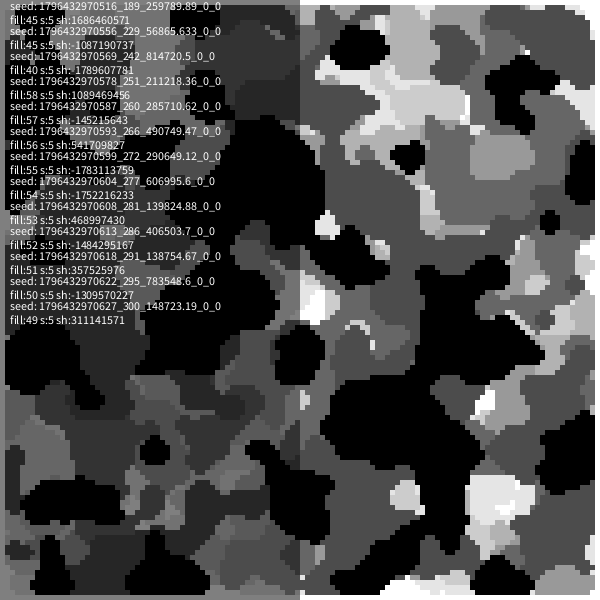
Frame 1 (no input)
Frame 60 (the mouse pressed at the canvas centre just before this capture): identical to frame 1, image omitted
Frame 120 (the mouse held since frame 60 and released just before this capture): identical to frame 1, image omitted

The Processing sketch that drew this single still picture (run headless with seeded random() and noise(); from frame 60 on, the mouse is pressed at the canvas centre):

// Processing sketch: marching_squares
// ── marching_squares.pde

import java.util.*;
int res = 5;
ArrayList<MapGen> maps;
int numberOfMaps = 10;
float numColours = 10;
int threshhold = 4;
void setup() {
  size(600, 600);
  
  fillMapArray();
  //noLoop();
}
void fillMapArray() {
  maps = new ArrayList<MapGen>();
  MapGen mapp = new MapGen("a", 45, width/res, height/res, 5, true);
  mapp.generate();
  maps.add(mapp);
  mapp = new MapGen("b", 45, width/res, height/res, 5, true);
  mapp.generate();
  maps.add(mapp);
  
  mapp = new MapGen("c", 40, width/res, height/res, 5, true);
  mapp.generate();
  maps.add(mapp);
  
  for (int i = 0; i < numberOfMaps; i += 1) {
    MapGen map = new MapGen("hello", 58 - i, width/res, height/res, 5, true);
    map.generate();
    maps.add(map);
  }
}


void draw() {
  background(0);

  for (int i = 0; i < maps.size(); i += 1) {

    maps.get(i).draw();
  }
  loadPixels();
  
  for (int x = 0; x < width; x += 1) {
    //println("\n" + x);
    for (int y = 0; y < height; y += 1) {
      //print(red(pixels[x + y * width]) + " ");
      pixels[x + y * width] = getColour(pixels[x + y * width]);
      //print(red(pixels[x + y * width]) + " ");
    }
  }
  updatePixels();
  
  fill(0,128);
  rect(0,0,width/2,height);
  int x = 10;
  int y = 10;
  fill(255);
  for (MapGen gm : maps) {
    text(gm.toString(),x,y); 
    y += 25;
  }
  //map.generate();
  //map.draw();
}

color getColour(color c) {
  
  float r = red(c);
  
  r = round(r / (255.0/numColours)) * 255.0/numColours;
  
  return color(r);
  
  
}



void mouseReleased() {
  if (mouseButton == LEFT) {
    fillMapArray();
  }
}

// ── MapGen.pde
class MapGen {
  //0 - 100
  private int[][] map;
  private int[][] holdMap;
  int fillPercent;
  int w, h;
  String seed;
  boolean useRandomSeed = false;
  int smoothing;

  String toString() {
    return "seed: " + seed + "\nfill:" + fillPercent + " s:" + smoothing + " sh:" + seed.hashCode();
  }

  MapGen(String seed, int fillPercent, int w, int h, int smoothing, boolean useRandom) {
    this.fillPercent = fillPercent;
    this.w = w;
    this.h = h;
    this.seed = seed;
    this.smoothing = smoothing;

    this.useRandomSeed = useRandom;

    if (useRandomSeed) {


      setRandomSeed();
    }
  }

  void setRandomSeed() {
    if (useRandomSeed) {
      seed = new Date().getTime() + "_" + millis() + "_" + random(0, 1000000) + "_" + mouseX + "_" + mouseY;
    }
  }

  void generate() {
    setRandomSeed();
    map = new int[w][h];
    holdMap = new int[w][h];
    randomSeed(seed.hashCode());
    noiseSeed(seed.hashCode());

    for (int x = 0; x < map.length; x += 1) {
      float xf = float(x) * 0.1;
      for (int y = 0; y < map[x].length; y += 1) {
        float yf = float(y) * 0.1;
        if (x == 0 || x == w -1 || y == 0 || y == h - 1) {
          map[x][y] = 1;
        } else {
          
          //map[x][y] = floor(random(0, 100)) < fillPercent ? 1 : 0;
          float f = noise(xf, yf);
          map[x][y] = floor(f * 100.0) < fillPercent ? 1 : 0;
        }
      }
    }
    smoothMap();
  }

  void smoothMap() {
    //for (int x = 0; x < map.length; x += 1) {
    //  for (int y = 0; y < map[x].length; y += 1) {
    //    holdMap[x][y] = map[x][y];
    //  }
    //}


    for (int i = 0; i < smoothing; i += 1) {
      for (int x = 0; x < map.length; x += 1) {
        for (int y = 0; y < map[x].length; y += 1) {
          int neighbourWalls = getCountOfWalls(x, y);

          if (neighbourWalls > threshhold) {
            map[x][y] = 1;
          } else if (neighbourWalls < threshhold) {
            map[x][y] = 0;
          }
        }
      }
    }
  }

  int getCountOfWalls(final int x, final int y) {

    int wallCount = 0;

    for (int nx = x - 1; nx <= x + 1; nx += 1) {

      for (int ny = y - 1; ny <= y + 1; ny += 1) {
        if (nx == x && ny == y) continue;
        if (nx < 0 || nx > w-1 || ny < 0 || ny > h-1) {
          wallCount += 1;
        } else {
          wallCount += map[nx][ny];
        }
      }
    }


    return wallCount;
  }

  void draw() {
    noStroke();
    for (int x = 0; x < map.length; x += 1) {
      for (int y = 0; y < map[x].length; y += 1) {

        color c = map[x][y] == 1 ? color(255, 64) : color(0, 0);

        fill(c);
        rect(x * res, y * res, res, res);
      }
    }
  }
}
